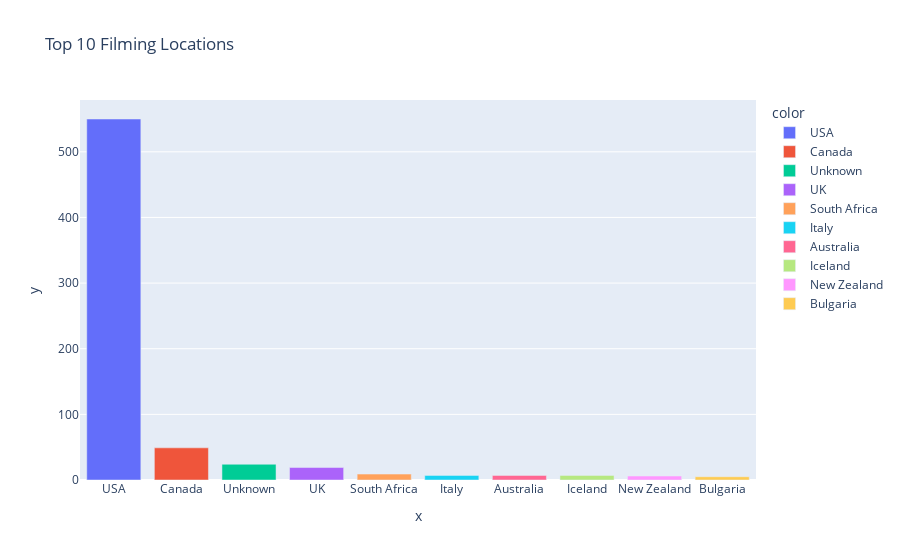

Notebook cell for this chart:
### Code cell
## Lets talks about filming locations


df['Filming_location'].value_counts().head(10)


fig = px.bar(df['Filming_location'].value_counts().head(10), x=df['Filming_location'].value_counts().head(10).index, y=df['Filming_location'].value_counts().head(10).values, color=df['Filming_location'].value_counts().head(10).index, title='Top 10 Filming Locations')
fig.show()

### Figure 1 — Plotly figure (JSON) as saved in the notebook; plotly's stock layout.template omitted (floating-point values rounded to 4 significant figures)
{"data": [{"alignmentgroup": "True", "hovertemplate": "color=USA<br>x=%{x}<br>y=%{y}<extra></extra>", "legendgroup": "USA", "marker": {"color": "#636efa", "pattern": {"shape": ""}}, "name": "USA", "offsetgroup": "USA", "orientation": "v", "showlegend": true, "textposition": "auto", "type": "bar", "x": ["USA"], "xaxis": "x", "y": [550], "yaxis": "y"}, {"alignmentgroup": "True", "hovertemplate": "color=Canada<br>x=%{x}<br>y=%{y}<extra></extra>", "legendgroup": "Canada", "marker": {"color": "#EF553B", "pattern": {"shape": ""}}, "name": "Canada", "offsetgroup": "Canada", "orientation": "v", "showlegend": true, "textposition": "auto", "type": "bar", "x": ["Canada"], "xaxis": "x", "y": [49], "yaxis": "y"}, {"alignmentgroup": "True", "hovertemplate": "color=Unknown<br>x=%{x}<br>y=%{y}<extra></extra>", "legendgroup": "Unknown", "marker": {"color": "#00cc96", "pattern": {"shape": ""}}, "name": "Unknown", "offsetgroup": "Unknown", "orientation": "v", "showlegend": true, "textposition": "auto", "type": "bar", "x": ["Unknown"], "xaxis": "x", "y": [24], "yaxis": "y"}, {"alignmentgroup": "True", "hovertemplate": "color=UK<br>x=%{x}<br>y=%{y}<extra></extra>", "legendgroup": "UK", "marker": {"color": "#ab63fa", "pattern": {"shape": ""}}, "name": "UK", "offsetgroup": "UK", "orientation": "v", "showlegend": true, "textposition": "auto", "type": "bar", "x": ["UK"], "xaxis": "x", "y": [19], "yaxis": "y"}, {"alignmentgroup": "True", "hovertemplate": "color=South Africa<br>x=%{x}<br>y=%{y}<extra></extra>", "legendgroup": "South Africa", "marker": {"color": "#FFA15A", "pattern": {"shape": ""}}, "name": "South Africa", "offsetgroup": "South Africa", "orientation": "v", "showlegend": true, "textposition": "auto", "type": "bar", "x": ["South Africa"], "xaxis": "x", "y": [9], "yaxis": "y"}, {"alignmentgroup": "True", "hovertemplate": "color=Italy<br>x=%{x}<br>y=%{y}<extra></extra>", "legendgroup": "Italy", "marker": {"color": "#19d3f3", "pattern": {"shape": ""}}, "name": "Italy", "offsetgroup": "Italy", "orientation": "v", "showlegend": true, "textposition": "auto", "type": "bar", "x": ["Italy"], "xaxis": "x", "y": [7], "yaxis": "y"}, {"alignmentgroup": "True", "hovertemplate": "color=Australia<br>x=%{x}<br>y=%{y}<extra></extra>", "legendgroup": "Australia", "marker": {"color": "#FF6692", "pattern": {"shape": ""}}, "name": "Australia", "offsetgroup": "Australia", "orientation": "v", "showlegend": true, "textposition": "auto", "type": "bar", "x": ["Australia"], "xaxis": "x", "y": [7], "yaxis": "y"}, {"alignmentgroup": "True", "hovertemplate": "color=Iceland<br>x=%{x}<br>y=%{y}<extra></extra>", "legendgroup": "Iceland", "marker": {"color": "#B6E880", "pattern": {"shape": ""}}, "name": "Iceland", "offsetgroup": "Iceland", "orientation": "v", "showlegend": true, "textposition": "auto", "type": "bar", "x": ["Iceland"], "xaxis": "x", "y": [7], "yaxis": "y"}, {"alignmentgroup": "True", "hovertemplate": "color=New Zealand<br>x=%{x}<br>y=%{y}<extra></extra>", "legendgroup": "New Zealand", "marker": {"color": "#FF97FF", "pattern": {"shape": ""}}, "name": "New Zealand", "offsetgroup": "New Zealand", "orientation": "v", "showlegend": true, "textposition": "auto", "type": "bar", "x": ["New Zealand"], "xaxis": "x", "y": [6], "yaxis": "y"}, {"alignmentgroup": "True", "hovertemplate": "color=Bulgaria<br>x=%{x}<br>y=%{y}<extra></extra>", "legendgroup": "Bulgaria", "marker": {"color": "#FECB52", "pattern": {"shape": ""}}, "name": "Bulgaria", "offsetgroup": "Bulgaria", "orientation": "v", "showlegend": true, "textposition": "auto", "type": "bar", "x": ["Bulgaria"], "xaxis": "x", "y": [5], "yaxis": "y"}], "layout": {"barmode": "relative", "legend": {"title": {"text": "color"}, "tracegroupgap": 0}, "title": {"text": "Top 10 Filming Locations"}, "xaxis": {"anchor": "y", "domain": [0, 1], "title": {"text": "x"}}, "yaxis": {"anchor": "x", "domain": [0, 1], "title": {"text": "y"}}}}
